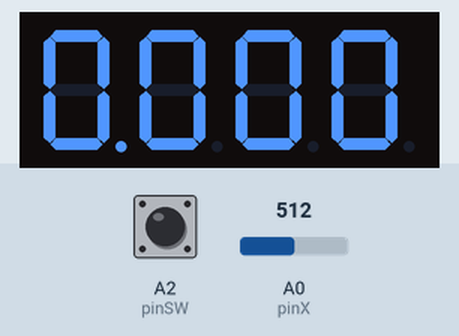
Simulated run of this sketch. Board: Arduino Uno, built with avr-gcc and run on an emulated ATmega328P. On the bench: 4-digit seven-segment display. Wiring (inferred from the names in the program): 4-digit 7-segment display, segments lit when HIGH: segments pin 9, pin 8, pin 7, pin 6, pin 5, pin 4, pin 3, pin 2; digit selects pin 13, pin 12, pin 11, pin 10. The test bench sets the inputs (shaded band); at power-on: A0 (pinX) = 512, A2 (pinSW) HIGH. The segment pins are drawn as the display they are named for; what the sketch prints to the serial monitor is not drawn.

Above: at 1.2 s.
1.3 s: A0 (pinX) set to 610
At 2.4 s:
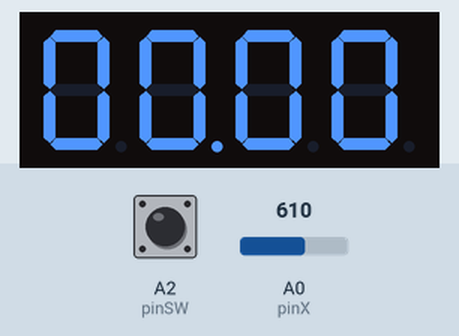
Timing chart, 0 to 4.3 s (numbered marks = the images above; inputs shaded):
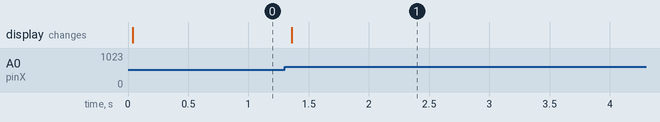

The sketch:

DigitControlJoystick.ino
```cpp
 const int pinD1 = 13;
const int pinD2 = 12;
const int pinD3 = 11;
const int pinD4 = 10;
const int pinA = 9;
const int pinB = 8;
const int pinC = 7;
const int pinD = 6;
const int pinE = 5;
const int pinF = 4;
const int pinG = 3;
const int pinDP = 2;


const int pinSW = A2;
const int pinX = A0;
const int pinY = A1;

int xValue;
int yValue;
int swValue;
bool joyMovedY = 0;
bool joyMovedX = 0;
const int minThreshold = 400;
const int maxThreshold = 600;
const int segSize = 8;
const int nOfDisplays = 4;
const int nOfDigits = 10;
int lastSW = 0;
int digit = 0;
int currentDisplay = 0;
bool buttonState = 1;

int segments[segSize] = {
pinA, pinB, pinC, pinD, pinE, pinF, pinG, pinDP
};

int digits[nOfDisplays] = {
pinD1, pinD2, pinD3, pinD4
};

int numbers[nOfDisplays] = {
  0, 0, 0, 0
};

byte digitMatrix[nOfDigits][segSize - 1 ] = {
{ 1 , 1 , 1 , 1 , 1 , 1 , 0 }, // 0
{ 0 , 1 , 1 , 0 , 0 , 0 , 0 }, // 1
{ 1 , 1 , 0 , 1 , 1 , 0 , 1 }, // 2
{ 1 , 1 , 1 , 1 , 0 , 0 , 1 }, // 3
{ 0 , 1 , 1 , 0 , 0 , 1 , 1 }, // 4
{ 1 , 0 , 1 , 1 , 0 , 1 , 1 }, // 5
{ 1 , 0 , 1 , 1 , 1 , 1 , 1 }, // 6
{ 1 , 1 , 1 , 0 , 0 , 0 , 0 }, // 7
{ 1 , 1 , 1 , 1 , 1 , 1 , 1 }, // 8
{ 1 , 1 , 1 , 1 , 0 , 1 , 1}
};

void displayNumber( byte digit, int state) {
  for ( int i = 0 ; i < segSize - 1 ; i++) {
    digitalWrite (segments[i], digitMatrix[digit][i]);
  }
  digitalWrite (segments[segSize - 1], state);
 delay(1);
}

void showDigit( int num) {
  for ( int i = 0 ; i < nOfDisplays; i++) {
    digitalWrite (digits[i], HIGH );
  }
  digitalWrite (digits[num], LOW );
}

void setup () {
  for ( int i = 0; i < segSize; i++) {
    pinMode (segments[i], OUTPUT);
  }
  for ( int i = 0 ; i < nOfDisplays; i++)  {
    pinMode (digits[i], OUTPUT );
  }
  pinMode(pinSW, INPUT_PULLUP);
  Serial.begin(9600);
}

void loop() {
  swValue = digitalRead(pinSW);
  if(swValue != lastSW){
  if(swValue == 0)
    buttonState = !buttonState;
  }
  lastSW = swValue;

  Serial.print("buttonState=");
  Serial.println(buttonState);

  if(buttonState != 0) {
    xValue = analogRead(pinX);
    if(xValue < minThreshold && joyMovedX == false) {
      if(currentDisplay > 0)
        currentDisplay --;
      else
        currentDisplay = 3;

    joyMovedX = true;
    }
    if(xValue > maxThreshold && joyMovedX == false ) {
      if(currentDisplay < 3)
        currentDisplay++;
      else
        currentDisplay = 0;
      joyMovedX = true;
    }

  if(xValue > minThreshold && xValue < maxThreshold){
    joyMovedX = false;
    }

  }
  if(buttonState == 0){
    yValue = analogRead(pinY);
    if(yValue < minThreshold && joyMovedY == false){
     if(numbers[currentDisplay] > 0) {
      numbers[currentDisplay] --;
     }else {
      numbers[currentDisplay] = 9;
     }
     joyMovedY = true;
  }
  if(yValue > maxThreshold && joyMovedY == false){
    if(numbers[currentDisplay] < 9) {
      numbers[currentDisplay] ++;
    }else{
      numbers[currentDisplay] = 0;
    }
    joyMovedY = true;
  }
  if(yValue >= minThreshold && yValue <= maxThreshold){
       joyMovedY = false;
      }
  }
  for ( int i = 0 ; i < nOfDisplays; i++) {
    showDigit(i);
    if(i == currentDisplay) {
      digitalWrite(segments[7], HIGH);
          }
    else {
     displayNumber(numbers[i],LOW);
    }
    delay(3);
  }
}
```

Measured:
- after the input at 1.3 s, the display: changes after 0.06 s (image 1)
